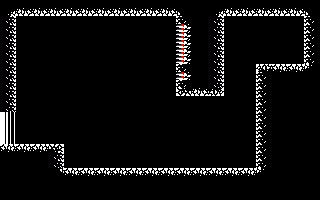

Rendered tile map (Tiled .tmx) drawn with the repository's tilesets; below, a short description and the full map source, tile grids included:
An orthogonal 20x25 tile map with 16x8 px tiles, 1 tile layer (Capa de Patrones 1).

<map version="1.2" tiledversion="1.2.4" orientation="orthogonal" renderorder="right-down" width="20" height="25" tilewidth="16" tileheight="8" infinite="0" nextlayerid="2" nextobjectid="1">
 <tileset firstgid="1" source="tileset.tsx" />
 <layer id="1" name="Capa de Patrones 1" width="20" height="25">
  <data encoding="csv">
1,1,1,1,1,1,1,1,1,1,1,1,1,1,1,1,1,1,1,1,
19,13,13,13,13,13,13,13,13,13,13,20,1,19,13,13,13,13,13,20,
14,1,1,1,1,1,1,1,1,1,1,10,1,14,1,1,1,1,1,10,
14,1,1,1,1,1,1,1,1,1,1,17,1,14,1,1,1,1,1,10,
14,1,1,1,1,1,1,1,1,1,1,17,1,14,1,1,1,1,1,10,
14,1,1,1,1,1,1,1,1,1,1,17,1,14,1,1,1,1,1,10,
14,1,1,1,1,1,1,1,1,1,1,17,1,14,1,1,1,1,1,10,
14,1,1,1,1,1,1,1,1,1,1,17,1,14,1,1,1,1,1,10,
14,1,1,1,1,1,1,1,1,1,1,10,1,14,1,1,11,9,9,24,
14,1,1,1,1,1,1,1,1,1,1,17,1,14,1,1,10,1,1,1,
14,1,1,1,1,1,1,1,1,1,1,10,1,14,1,1,10,1,1,1,
14,1,1,1,1,1,1,1,1,1,1,15,13,16,1,1,10,1,1,1,
14,1,1,1,1,1,1,1,1,1,1,1,1,1,1,1,10,1,1,1,
14,1,1,1,1,1,1,1,1,1,1,1,1,1,1,1,10,1,1,1,
29,1,1,1,1,1,1,1,1,1,1,1,1,1,1,1,10,1,1,1,
29,1,1,1,1,1,1,1,1,1,1,1,1,1,1,1,10,1,1,1,
29,1,1,1,1,1,1,1,1,1,1,1,1,1,1,1,10,1,1,1,
29,1,1,1,1,1,1,1,1,1,1,1,1,1,1,1,10,1,1,1,
9,9,9,12,1,1,1,1,1,1,1,1,1,1,1,1,10,1,1,1,
1,1,1,14,1,1,1,1,1,1,1,1,1,1,1,1,10,1,1,1,
1,1,1,14,1,1,1,1,1,1,1,1,1,1,1,1,10,1,1,1,
1,1,1,23,9,9,9,9,9,9,9,9,9,9,9,9,24,1,1,1,
1,1,1,1,1,1,1,1,1,1,1,1,1,1,1,1,1,1,1,1,
1,1,1,1,1,1,1,1,1,1,1,1,1,1,1,1,1,1,1,1,
1,1,1,1,1,1,1,1,1,1,1,1,1,1,1,1,1,1,1,1
</data>
 </layer>
</map>
